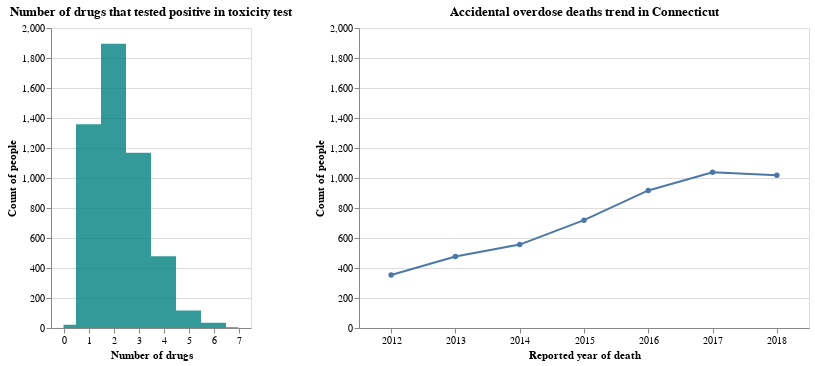

Here is the notebook cell this chart was saved with:
### Markdown cell above
**Accidental overdose deaths trend and number of drugs present in toxicity test**

### Code cell
print("In total, {0:,.0f} people died from drug overdose in Connecticut from January 2012 to December 2018".format(len(drug_overdose_wrangled_p['Date'])))

(drug_density | trend).configure_axisX(labelAngle = 0)

### Figure 1 — Vega-Lite specification as saved in the notebook (floating-point values rounded to 4 significant figures; data arrays with more than 128 entries replaced by an {"elided": "..."} marker saying what was removed)
{"$schema": "https://vega.github.io/schema/vega-lite/v3.4.0.json", "config": {"axisX": {"labelAngle": 0}, "mark": {"tooltip": null}, "view": {"height": 300, "width": 400}}, "datasets": {"data-065f562d3aedaca6f51662bfaaeac29a": {"elided": "5078 records"}, "data-3eb90d617e0648bcd9dc3451786dc785": {"elided": "5078 records"}}, "hconcat": [{"data": {"name": "data-3eb90d617e0648bcd9dc3451786dc785"}, "encoding": {"tooltip": {"aggregate": "count", "title": "Count of people", "type": "quantitative"}, "x": {"field": "Toxicity_test", "scale": {"zero": false}, "title": "Number of drugs", "type": "nominal"}, "y": {"aggregate": "count", "title": "Count of people", "type": "quantitative"}}, "height": 300, "mark": {"color": "teal", "interpolate": "step", "opacity": 0.8, "type": "area"}, "title": "Number of drugs that tested positive in toxicity test", "width": 200}, {"data": {"name": "data-065f562d3aedaca6f51662bfaaeac29a"}, "encoding": {"tooltip": [{"field": "Date", "timeUnit": "year", "title": "Year", "type": "temporal"}, {"aggregate": "count", "title": "Count of people", "type": "quantitative"}], "x": {"field": "Date", "timeUnit": "year", "title": "Reported year of death", "type": "ordinal"}, "y": {"aggregate": "count", "scale": {"domain": [0, 2000]}, "title": "Count of people", "type": "quantitative"}}, "height": 300, "mark": {"point": true, "type": "line"}, "title": "Accidental overdose deaths trend in Connecticut", "width": 450}]}
